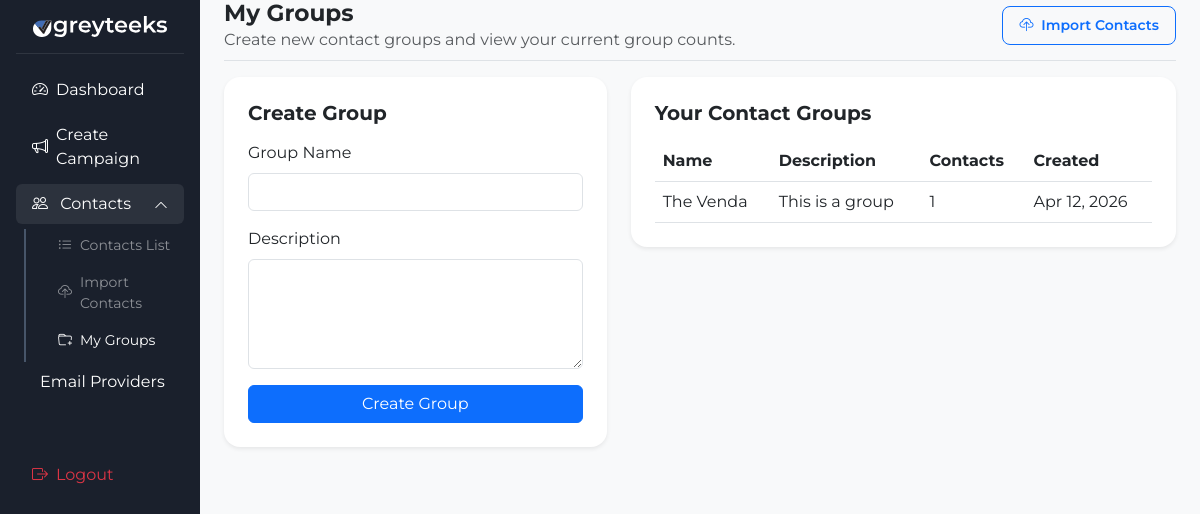
/my/groups/ (signed in), run on the app's committed database.
### contacts_app/models.py (models this page shows, shortened)
class Group(models.Model):
    user = models.ForeignKey(User, on_delete=models.CASCADE, related_name='user_groups')
    name = models.CharField(max_length=100)
    description = models.TextField(blank=True)
    created_at = models.DateTimeField(auto_now_add=True)

### campaigns/views.py (the view, shortened to what this page needs)
# urls.py: path('my/groups/', customer_create_group, name='customer_create_group'),
@login_required
def customer_create_group(request):
    groups = Group.objects.filter(user=request.user).order_by('-created_at')
    return render(request, 'campaigns/customer_groups.html', {'groups': groups})

### templates/campaigns/customer_groups.html (shortened to what this page needs)
{% load static %}
<!DOCTYPE html>
<html lang="en">
<head>
    <link href="https://cdn.jsdelivr.net/npm/bootstrap@5.3.0/dist/css/bootstrap.min.css" rel="stylesheet">
    <link rel="stylesheet" href="https://cdn.jsdelivr.net/npm/bootstrap-icons@1.11.3/font/bootstrap-icons.min.css">
    <link rel="stylesheet" href="{% static 'css/dashboard.css' %}">
</head>
<body>
    <div class="container-fluid">
        <div class="row">
            <nav class="col-md-2 d-none d-md-block sidebar p-3">
                <div class="text-center mb-3">
                    <img src="{% static 'img/light-logo.svg' %}" class="sidebar-logo mx-auto" alt="Greyteeks logo">
                </div>
                <hr class="text-secondary">
                <ul class="nav flex-column">
                    <li class="nav-item">
                        <a class="nav-link text-white d-flex align-items-center" href="{% url 'dashboard' %}">
                            <i class="bi bi-speedometer2 me-2"></i> Dashboard
                        </a>
                    </li>
                    <li class="nav-item">
                        <a class="nav-link text-white d-flex align-items-center" href="{% url 'create_campaign' %}">
                            <i class="bi bi-megaphone me-2"></i> Create Campaign
                        </a>
                    </li>
                    <li class="nav-item">
                        <a class="nav-link text-white d-flex align-items-center justify-content-between"
                           href="#contactsDropdown"
                           data-bs-toggle="collapse"
                           aria-expanded="true"
                           aria-controls="contactsDropdown">
                            <span><i class="bi bi-people me-2"></i> Contacts</span>
                            <i class="bi bi-chevron-down small"></i>
                        </a>
                        <div class="collapse show" id="contactsDropdown">
                            <ul class="nav flex-column ms-3 mt-1">
                                <li class="nav-item">
                                    <a class="nav-link text-white-50 d-flex align-items-center" href="{% url 'contact_list' %}">
                                        <i class="bi bi-list-ul me-2"></i> Contacts List
                                    </a>
                                </li>
                                <li class="nav-item">
                                    <a class="nav-link text-white-50 d-flex align-items-center" href="{% url 'upload_contacts' %}">
                                        <i class="bi bi-cloud-upload me-2"></i> Import Contacts
                                    </a>
                                </li>
                                <li class="nav-item">
                                    <a class="nav-link text-white d-flex align-items-center active" href="{% url 'customer_create_group' %}">
                                        <i class="bi bi-folder-plus me-2"></i> My Groups
                                    </a>
                                </li>
                            </ul>
                        </div>
                    </li>
                    <li class="nav-item">
                        <a class="nav-link text-white d-flex align-items-center" href="{% url 'my_email_providers' %}">
                             Email Providers
                        </a>
                    </li>
                    <li class="nav-item mt-5">
                        <form action="{% url 'logout' %}" method="post">
                            <button type="submit" class="nav-link text-danger border-0 bg-transparent d-flex align-items-center">
                                <i class="bi bi-box-arrow-right me-2"></i> Logout
                            </button>
                        </form>
                    </li>
                </ul>
            </nav>
            <main class="col-md-10 p-0">
                <div class="px-4">
                    <div class="d-flex justify-content-between align-items-center pb-2 mb-3 border-bottom">
                        <div>
                            <h2 class="fw-bold m-0">My Groups</h2>
                            <p class="text-muted mb-0">Create new contact groups and view your current group counts.</p>
                        </div>
                        <a href="{% url 'upload_contacts' %}" class="btn btn-sm btn-outline-primary px-3 py-2 rounded-3 fw-semibold">
                            <i class="bi bi-cloud-upload me-1"></i> Import Contacts
                        </a>
                    </div>
                    <div class="row g-4">
                        <div class="col-lg-5">
                            <div class="card border-0 shadow-sm p-4 rounded-4">
                                <h5 class="fw-bold mb-3">Create Group</h5>
                                <form method="post">
                                    <div class="mb-3">
                                        <label class="form-label">Group Name</label>
                                        <input type="text" name="name" class="form-control" required>
                                    </div>
                                    <div class="mb-3">
                                        <label class="form-label">Description</label>
                                        <textarea name="description" class="form-control" rows="4"></textarea>
                                    </div>
                                    <button type="submit" class="btn btn-primary w-100">Create Group</button>
                                </form>
                            </div>
                        </div>
                        <div class="col-lg-7">
                            <div class="card border-0 shadow-sm p-4 rounded-4">
                                <h5 class="fw-bold mb-3">Your Contact Groups</h5>
                                <div class="table-responsive">
                                    <table class="table table-hover align-middle mb-0">
                                        <thead>
                                            <tr>
                                                <th>Name</th>
                                                <th>Description</th>
                                                <th>Contacts</th>
                                                <th>Created</th>
                                            </tr>
                                        </thead>
                                        <tbody>
                                            {% for group in groups %}
                                                <tr>
                                                    <td>{{ group.name }}</td>
                                                    <td>{{ group.description|default:'—' }}</td>
                                                    <td>{{ group.contacts.count }}</td>
                                                    <td>{{ group.created_at|date:'M d, Y' }}</td>
                                                </tr>
                                            {% empty %}
                                                <tr>
                                                    <td colspan="4" class="text-muted">No groups yet. Create one to start importing contacts.</td>
                                                </tr>
                                            {% endfor %}
                                        </tbody>
                                    </table>
                                </div>
                            </div>
                        </div>
                    </div>
                </div>
            </main>
        </div>
    </div>
</body>
</html>

### static/css/dashboard.css (style rules this page uses)
body { background-color: #f8f9fa; font-family: 'Montserrat', sans-serif; }
.sidebar { height: 100vh; background: #1a202c; color: white; position: fixed; top: 0; left: 0; z-index: 100; width: 16.666667%; }
.sidebar .nav-link { transition: all 0.3s; border-radius: 5px; margin-bottom: 5px; color: white; }
main { margin-left: 16.666667%; padding-left: 1rem; }
h1, h2, h3, h4, h5, h6 { font-family: 'Montserrat', sans-serif; font-weight: 500; }
h2 { font-size: 1.45rem; }
.sidebar-logo { display: block; width: 80%; max-width: 160px; height: auto; max-height: 60px; object-fit: contain; margin: 0 auto; }
.sidebar .nav-link[data-bs-toggle="collapse"] .bi-chevron-down { transition: transform 0.25s ease; }
.sidebar .nav-link[data-bs-toggle="collapse"][aria-expanded="true"] .bi-chevron-down { transform: rotate(180deg); }
.sidebar .nav-link[data-bs-toggle="collapse"]:hover, .sidebar .nav-link[data-bs-toggle="collapse"][aria-expanded="true"] { background: rgba(255, 255, 255, 0.08); border-radius: 6px; }
.sidebar .collapse .nav-link { font-size: 0.875rem; padding: 0.35rem 0.75rem; border-radius: 6px; transition: all 0.2s; }
.sidebar .collapse.show + li, .sidebar .collapse.show { border-left: 2px solid #475569; margin-left: 0.5rem; padding-left: 0.25rem; }

### data on the page
Group: name "The Venda", description "This is a group", contacts.count "1", created_at "Apr 12, 2026"
